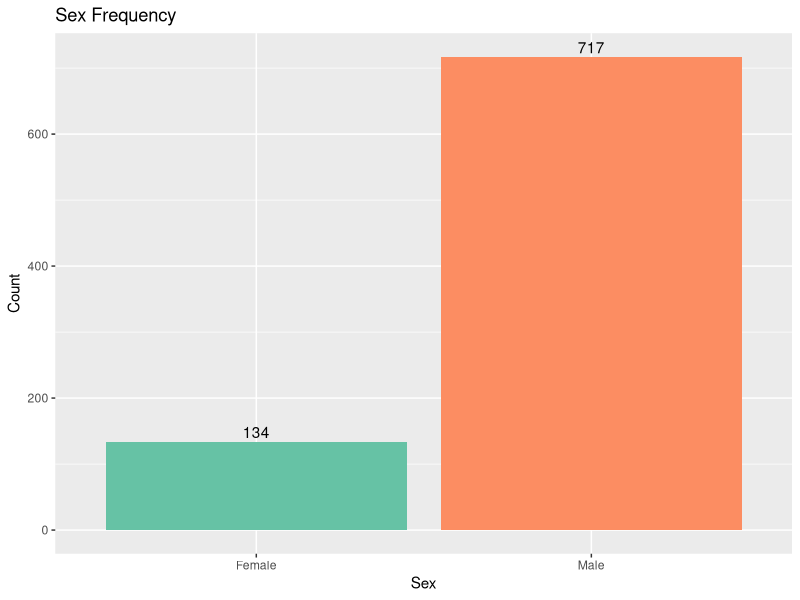
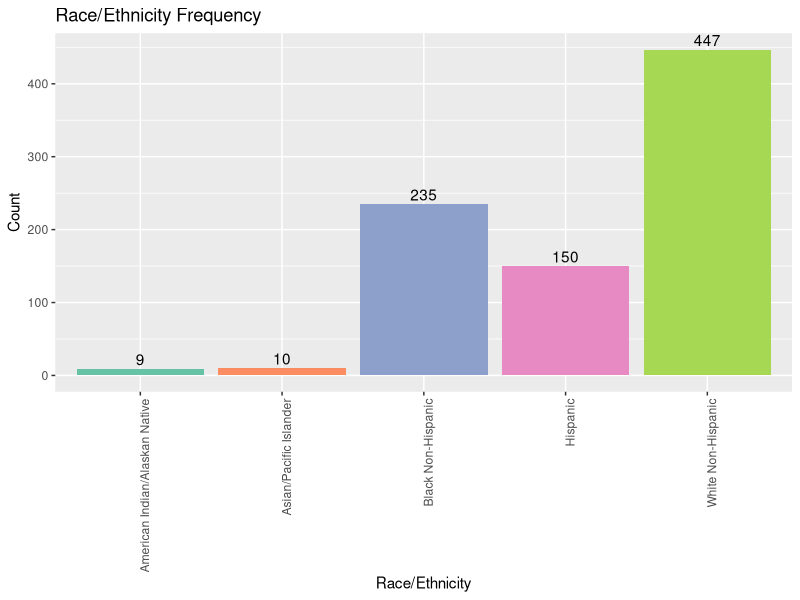
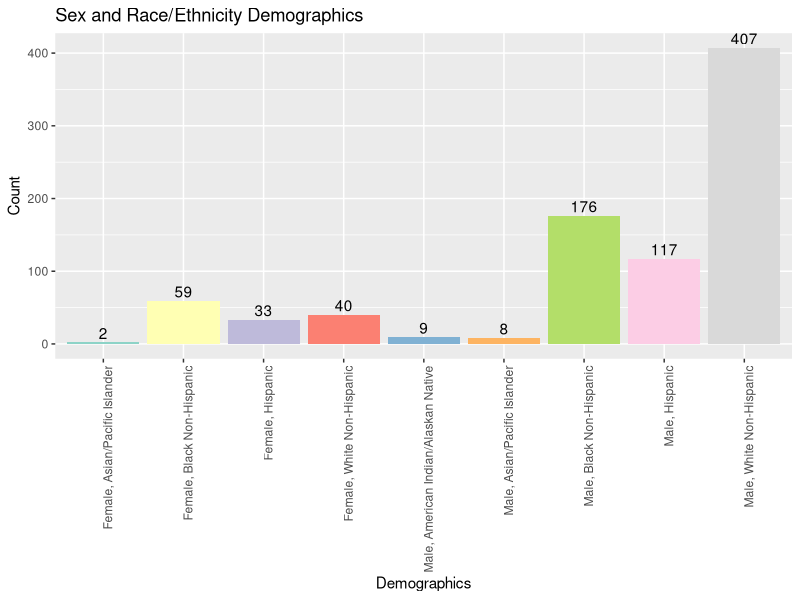
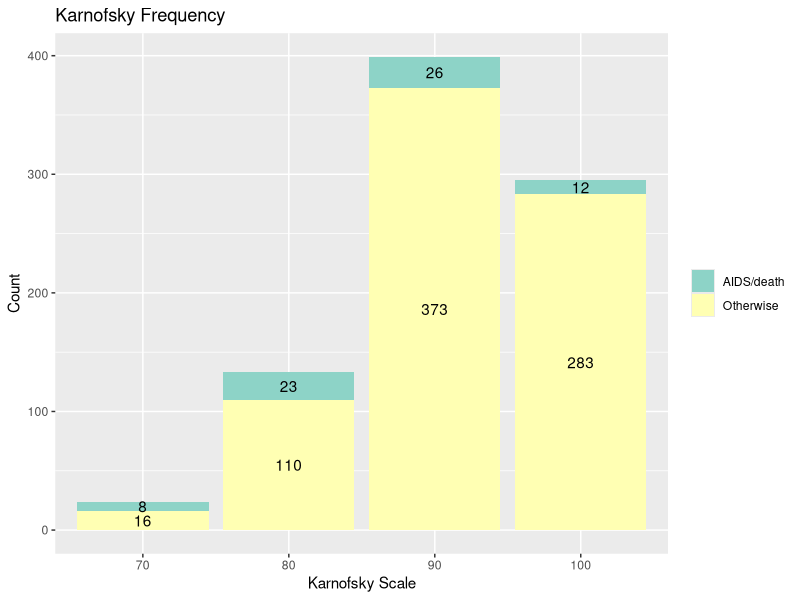
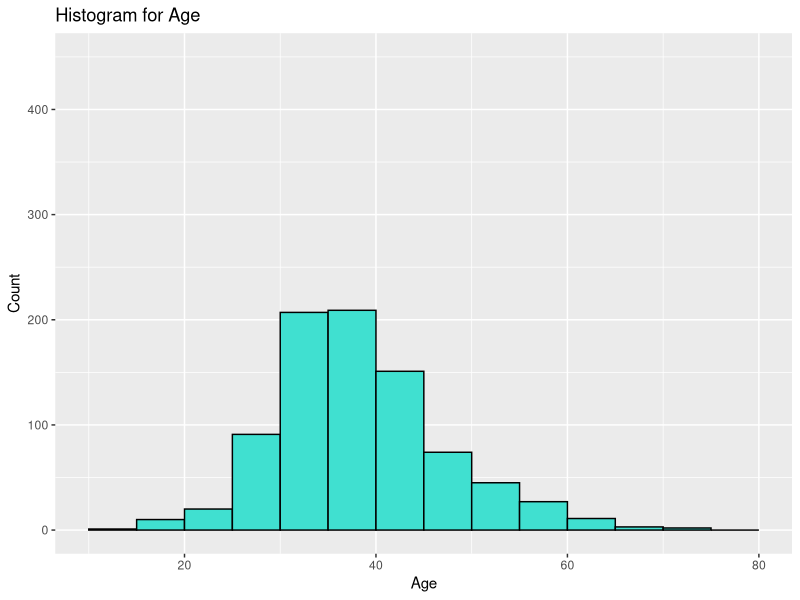
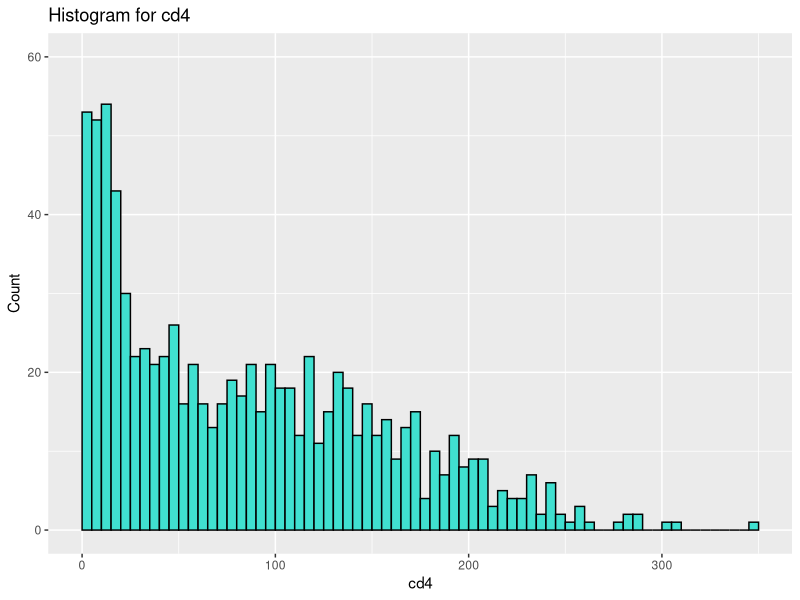
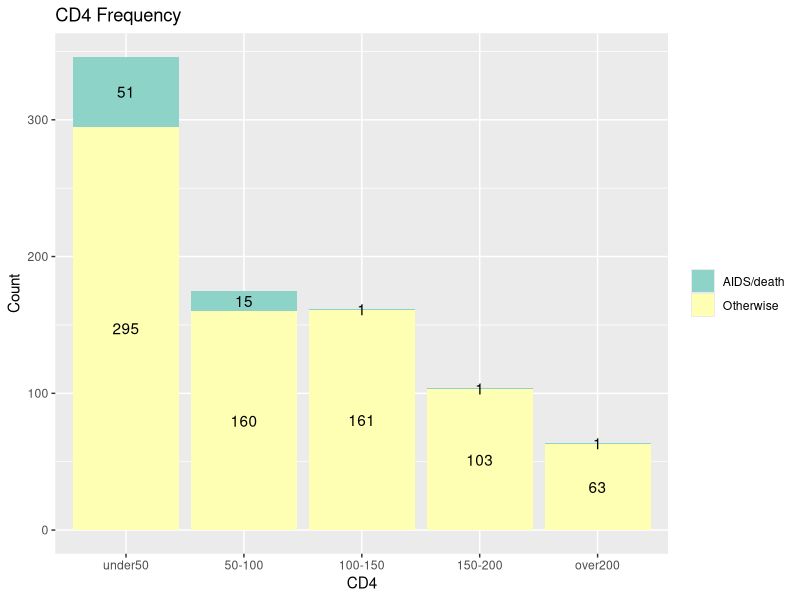
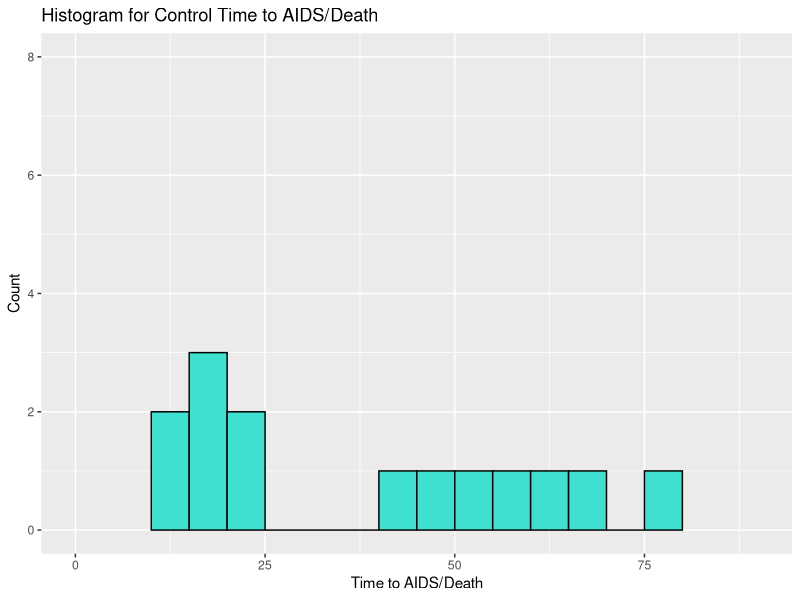

Write R code to recreate these figures, in order.
## ---- chunk 1
knitr::opts_chunk$set(echo = TRUE)
aids <- read.csv("AIDSdata.csv")
library(tidyverse)
library(ggplot2)
library(plyr)
## ---- chunk 2
#Changing data from numerical to text
aids$censor_text <- NA
aids$censor_d_text <- NA
aids$txgrp_text <- NA
aids$strat2_text <- NA
aids$sex_text <- NA
aids$raceth_text <- NA
aids$ivdrug_text <- NA
aids$hemophil_text <- NA

#Adding a new column in dataframe for combined sex/raceth demographics.

aids$demo <- NA
aids$demo_text <- NA

#Adding a new column to split cd4 into factors
aids <- aids %>% 
  mutate(cd4f = ifelse(cd4 <= 50, "under50", 
                             ifelse(cd4 <=100, "50-100",
                                    ifelse(cd4 <= 150, "100-150",
                                           ifelse(cd4 <=200, "150-200", "over200"))))) %>%
  mutate(cd4f = factor(cd4f,
                       levels = c("under50", "50-100", "100-150","150-200", "over200")))
## ---- chunk 3
for (elt in 1:length(aids$id)) {
  s = toString(aids$sex[elt])
  r = toString(aids$raceth[elt])
  aids$demo[elt] <- as.numeric(paste (s, r, sep=''))
  
  if (aids$censor[elt] == 1) {
    aids$censor_text[elt] <- 'AIDS/death'
  } else {
    aids$censor_text[elt] <- 'Otherwise'
  }
  
  if (aids$censor_d[elt] == 1) {
    aids$censor_d_text[elt] <- 'Death'
  } else {
    aids$censor_d_text[elt] <- 'Otherwise'
  }
  
  if (aids$txgrp[elt] == 1) {
    aids$txgrp_text[elt] <- 'Placebo'
  } else {
    aids$txgrp_text[elt] <- 'IDV'
  }
  
  if (aids$strat2[elt] == 1) {
    aids$strat2_text[elt] <- 'CD4 > 50'
  } else {
    aids$strat2_text[elt] <- 'CD4 <= 50'
  }
  
  if (aids$sex[elt] == 1) {
    aids$sex_text[elt] <- 'Male'
  } else {
    aids$sex_text[elt] <- 'Female'
  }
  
  if (aids$raceth[elt] == 1) {
    aids$raceth_text[elt] <- 'White Non-Hispanic'
  } else if (aids$raceth[elt] == 2) {
    aids$raceth_text[elt] <- 'Black Non-Hispanic'
  } else if (aids$raceth[elt] == 3) {
    aids$raceth_text[elt] <- 'Hispanic'
  } else if (aids$raceth[elt] == 4) {
    aids$raceth_text[elt] <- 'Asian/Pacific Islander'
  } else if (aids$raceth[elt] == 5) {
    aids$raceth_text[elt] <- 'American Indian/Alaskan Native'
  } else if (aids$raceth[elt] == 6) {
    aids$raceth_text[elt] <- 'Other/Unknown'
  }
  
  if (aids$ivdrug[elt] == 1) {
    aids$ivdrug_text[elt] <- 'Never'
  } else if (aids$ivdrug[elt] == 2) {
    aids$ivdrug_text[elt] <- 'Currently'
  } else if (aids$ivdrug[elt] == 3) {
    aids$ivdrug_text[elt] <- 'Previously'
  }
  
  if (aids$hemophil[elt] == 1) {
    aids$hemophil_text[elt] <- 'Yes'
  } else if (aids$hemophil[elt] == 0) {
    aids$hemophil_text[elt] <- 'No'
  }
  
  aids$demo_text[elt] <- (paste (aids$sex_text[elt], aids$raceth_text[elt], sep=', '))
}
## ---- chunk 4
dfTab <- as.data.frame(table(aids$sex_text))
colnames(dfTab)[1] <- "n"
dfTab$lab <- as.character(100 * dfTab$Freq / sum(dfTab$Freq))

ggplot(aids, aes(x=sex_text, fill=sex_text)) + geom_bar( ) +
  scale_fill_brewer(palette = "Set2") + labs(title = 'Sex Frequency', x = "Sex", y = "Count") + theme(legend.position = "none") + geom_text(data=dfTab, aes(n, Freq, label = Freq), vjust=-0.3, inherit.aes = FALSE)

chisq.test(table(aids$sex_text))
## ---- chunk 5
dfTab <- as.data.frame(table(aids$raceth_text))
colnames(dfTab)[1] <- "n"
dfTab$lab <- as.character(100 * dfTab$Freq / sum(dfTab$Freq))

ggplot(aids, aes(x=raceth_text, fill=raceth_text)) + geom_bar( ) +
  scale_fill_brewer(palette = "Set2") + labs(title = 'Race/Ethnicity Frequency', x = "Race/Ethnicity", y = "Count") +  theme(legend.position = "none") + theme(axis.text.x = element_text(angle = 90, hjust = 1)) + geom_text(data=dfTab, aes(n, Freq, label = Freq), vjust=-0.3, inherit.aes = FALSE)

chisq.test(table(aids$raceth_text))
## ---- chunk 6
dfTab <- as.data.frame(table(aids$demo_text))
colnames(dfTab)[1] <- "n"
dfTab$lab <- as.character(100 * dfTab$Freq / sum(dfTab$Freq))

ggplot(aids, aes(x=demo_text, fill=demo_text)) + geom_bar( ) +
  scale_fill_brewer(palette = "Set3") + labs(title = 'Sex and Race/Ethnicity Demographics', x = "Demographics", y = "Count") + theme(axis.text.x = element_text(angle = 90, hjust = 1)) + theme(legend.position = "none") + geom_text(data=dfTab, aes(n, Freq, label = Freq), vjust=-0.3, inherit.aes = FALSE)

chisq.test(table(aids$demo_text))
## ---- chunk 7
dfTab <- as.data.frame(table(aids$karnof, aids$censor_text))
colnames(dfTab)[1] <- "n"
colnames(dfTab)[2] <- "censor_text"
dfTab$lab <- as.character(100 * dfTab$Freq / sum(dfTab$Freq))

ggplot(dfTab, aes(x=n, y=Freq, fill=censor_text)) + geom_bar(stat='identity') +
  scale_fill_brewer(palette = "Set3") + labs(title = 'Karnofsky Frequency', x = "Karnofsky Scale", y = "Count") +  theme(legend.position = "right") +  theme(legend.title=element_blank()) + geom_text(aes(x=dfTab$n, y=dfTab$Freq, label=dfTab$Freq), position = position_stack(vjust = 0.5))

chisq.test(aids$censor_text, aids$karnof)
## ---- chunk 8
ggplot(aids, aes(x=age)) + geom_histogram(breaks=seq(10, 80, by=5), col='black', fill='turquoise') + 
  labs(title="Histogram for Age", x="Age", y="Count") + 
  xlim(c(10,80)) + ylim(c(0,450))
## ---- chunk 9
ggplot(aids, aes(x=cd4)) + geom_histogram(breaks=seq(0, 350, by=5), col='black', fill='turquoise') + 
  labs(title="Histogram for cd4", x="cd4", y="Count") + 
  xlim(c(0,350)) + ylim(c(0,60))
## ---- chunk 10
dfTab <- as.data.frame(table(aids$cd4f, aids$censor_text))
colnames(dfTab)[1] <- "n"
colnames(dfTab)[2] <- "censor_text"
dfTab$lab <- as.character(100 * dfTab$Freq / sum(dfTab$Freq))

ggplot(dfTab, aes(x=n, y=Freq, fill=censor_text)) + geom_bar(stat='identity') +
  scale_fill_brewer(palette = "Set3") + labs(title = 'CD4 Frequency', x = "CD4", y = "Count") +  theme(legend.position = "right") +  theme(legend.title=element_blank()) + geom_text(aes(x=dfTab$n, y=dfTab$Freq, label=dfTab$Freq), position = position_stack(vjust = 0.5))

chisq.test(aids$censor_text, aids$cd4f)
## ---- chunk 11
ggplot(aids %>% filter(txgrp == 1 & censor == 1), aes(x=time)) + geom_histogram(breaks=seq(10, 80, by=5), col='black', fill='turquoise') + 
  labs(title="Histogram for Control Time to AIDS/Death", x="Time to AIDS/Death", y="Count") + 
  xlim(c(0,90)) + ylim(c(0,8))

ggplot(aids %>% filter(txgrp == 2 & censor == 1), aes(x=time)) + geom_histogram(breaks=seq(10, 80, by=5), col='black', fill='turquoise') + 
  labs(title="Histogram for IDV Time to AIDS/Death", x="Time to AIDS/Death", y="Count") + 
  xlim(c(0,90)) + ylim(c(0,8))
## ---- chunk 12
table(aids$txgrp_text, aids$strat2_text)
chisq.test(aids$txgrp_text, aids$strat2_text)
## ---- chunk 13
table(aids$censor_text, aids$strat2_text)
chisq.test(aids$censor_text, aids$strat2_text)
## ---- chunk 14
table(aids$censor_text, aids$txgrp_text)
chisq.test(aids$censor_text, aids$txgrp_text)
## ---- chunk 15
table(aids$censor_d_text, aids$txgrp_text)
chisq.test(aids$censor_d_text, aids$txgrp_text)
## ---- chunk 16
table(aids$censor_text, aids$ivdrug_text)
chisq.test(aids$censor_text, aids$ivdrug_text)
## ---- chunk 17
table(aids$censor_text, aids$hemophil_text)
chisq.test(aids$censor_text, aids$hemophil_text)
